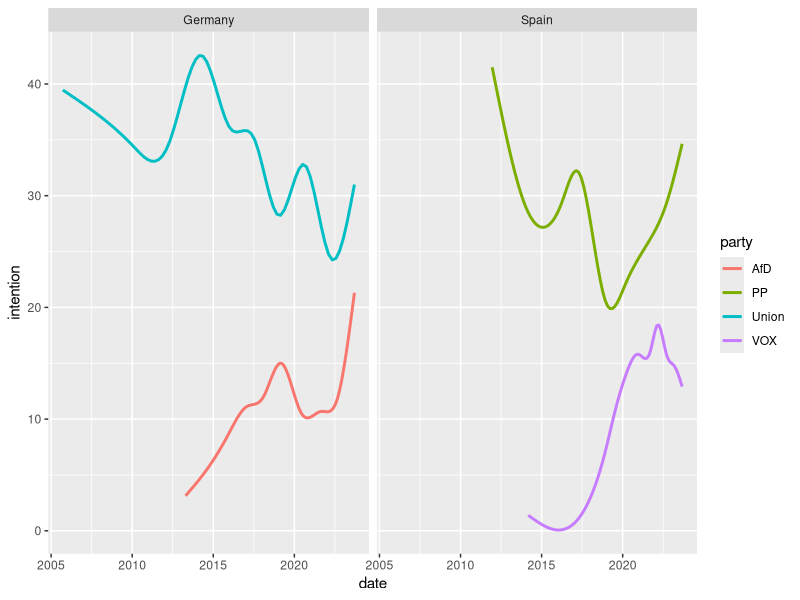

Generate this figure with R:
## ---- chunk 1
library(tidyverse)

german_polls <- read_csv("data/german_polls.csv")
## ---- chunk 2
(german_long <- german_polls |>
  pivot_longer(
    # Select which columns to pivot
    cols = c(Union, FDP, LINKE, SPD, PIRATEN, AfD, GRUENE),
    # Choose a name for the new column with all of the parties
    names_to = "party",
    # Choose a name for the new column with the vote intentions
    values_to = "intention"
  ))

(german_intentions <- german_long |> 
  group_by(date, party) |> 
  summarise(intention = mean(intention, na.rm = T)))

## ---- chunk 3
(german_wide <- german_long |> 
  pivot_wider(
    names_from = party,
    values_from = intention
  ) |> 
  unnest())


# How many times the Greens have been higher in the polls than SPD ? 
german_wide |> 
  mutate(left = GRUENE > SPD) |> 
  count(left)
## ---- chunk 4
spain_polls <- read_csv("data/spanish_polls.csv")

(spain_polls <- spain_polls |>
  pivot_longer(
    # Select which columns NOT to pivot
    cols = -c(date, firm, date_from, sample_size),
    # Choose a name for the new column with all of the parties
    names_to = "party",
    # Choose a name for the new column with the vote intentions
    values_to = "intention"
  ))


## ---- chunk 5
spain_long <- spain_polls |> mutate(country = "Spain")
german_long <- german_long |> mutate(country = "Germany")

## ---- chunk 6
polls <- bind_rows(spain_long, german_long)
## ---- chunk 7

polls |> 
  filter(party %in% c("AfD", "PP", "Union", "VOX")) |> 
  ggplot(aes(date, intention, color = party, group = party)) +
  geom_smooth(se = F) +
  facet_wrap(~ country)
## ---- chunk 8
polls |> 
  # Compute the mean of voting intention for each party/date
  summarise(intention = mean(intention, na.rm = T), .by = c(country, date, party)) |> 
  # Compute party ranking for each date
  mutate(rank = row_number(-intention), .by = date) |>
  # Keep only the party that leads the polls
  filter(rank == 1) |> 
  # Count how manu times each party arrived first
  count(rank, party, sort = T)
